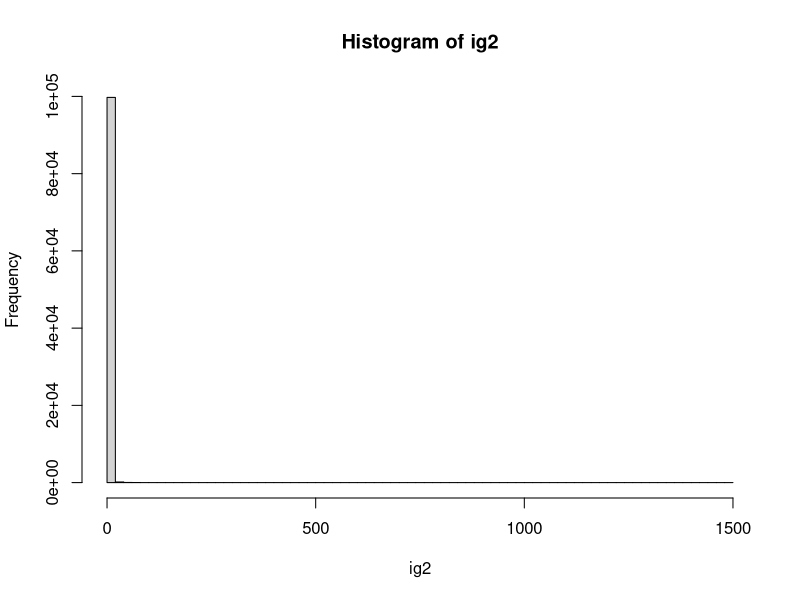
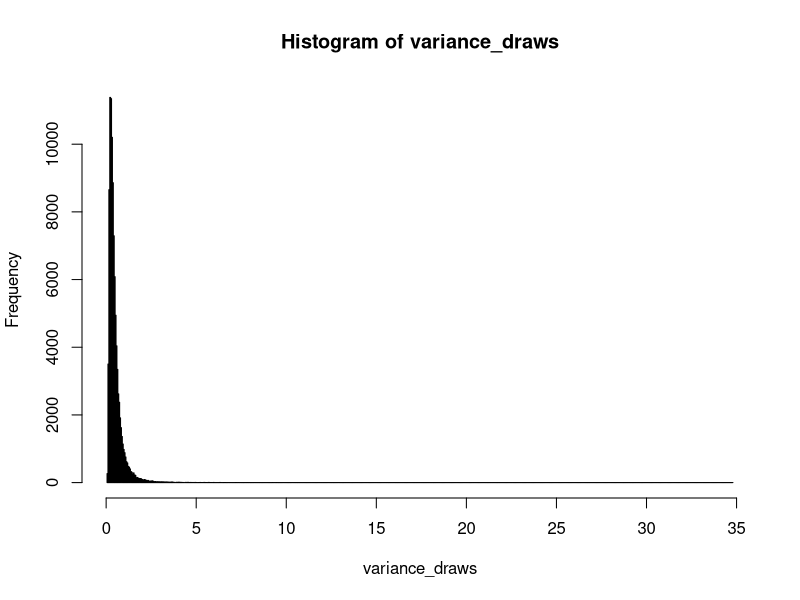

The R source for these figures, in order:

# play around with the IG2 distribution
#############################################

# set up the parameters (change these values and think of why the outcomes changed)
N   = 100000    # number of random draws to be sampled
s   = 1         # scale of IG2 distribution 
nu  = 3         # shape of IG2 distribution

# generate draws from IG2 and compute the characteristics
ig2 = s / rchisq(n = N, df = nu)  # generates N draws from IG2(s, nu)
hist(ig2, breaks = 100)           # plots the histogram of the random variable

mean(ig2)                         # computes the expected value (compare this to s/(nu-2))
s / (nu - 2)                          

var(ig2)                          # computes the variance (compare this to (2/(nu-4))*((s/(nu-2))^2) )
(2 / (nu - 4)) * ((s / (nu - 2))^2)

# what if the variance was generated by a gamma distribution
#############################################

precision_draws = rgamma(n = N, shape = nu, scale = s)
variance_draws  = 1 / precision_draws
hist(variance_draws, breaks = 500) # for nu < 2 this will have a lot of mass close to 0 and a very fat tail
